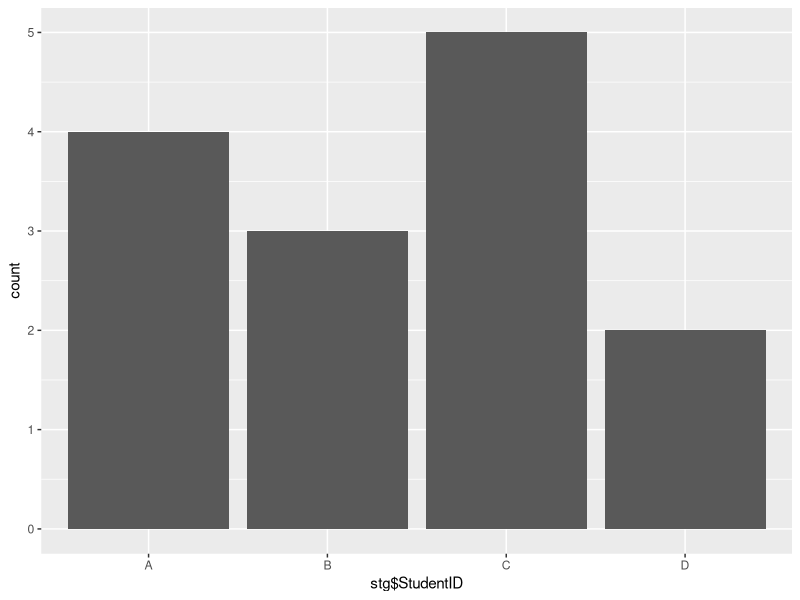
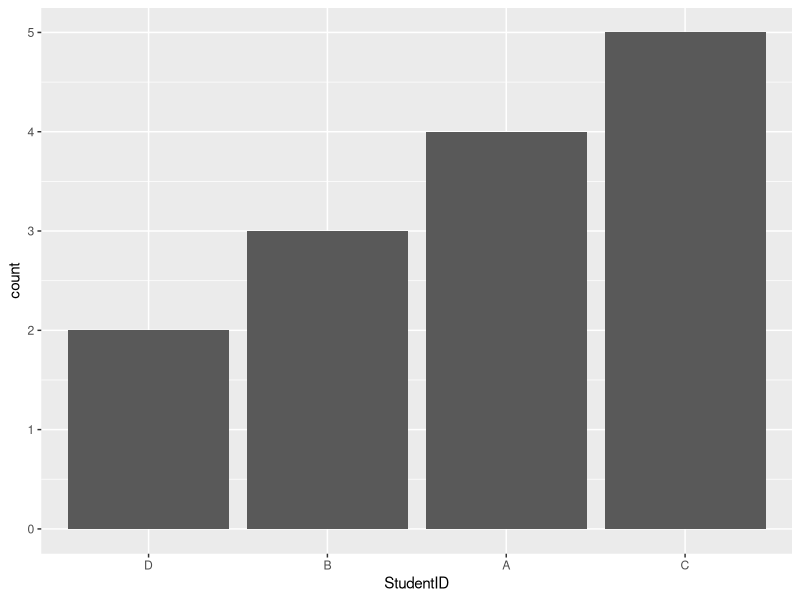
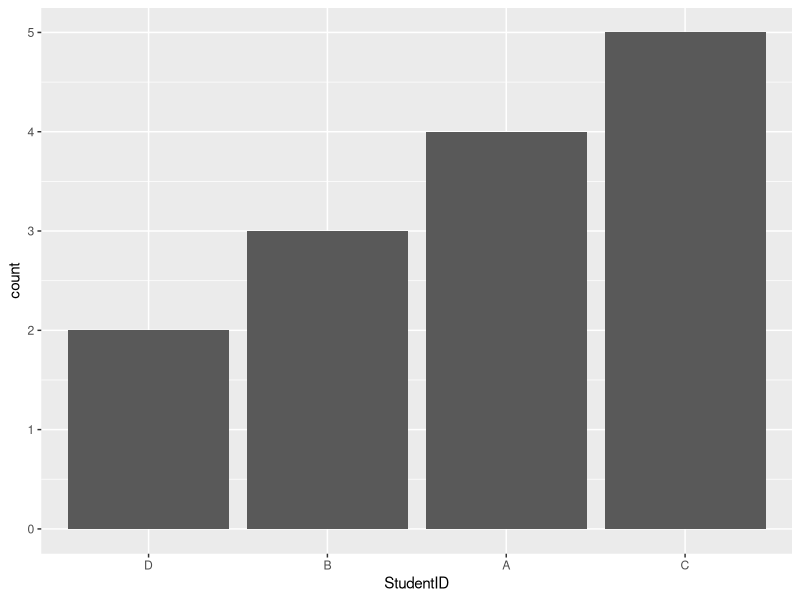
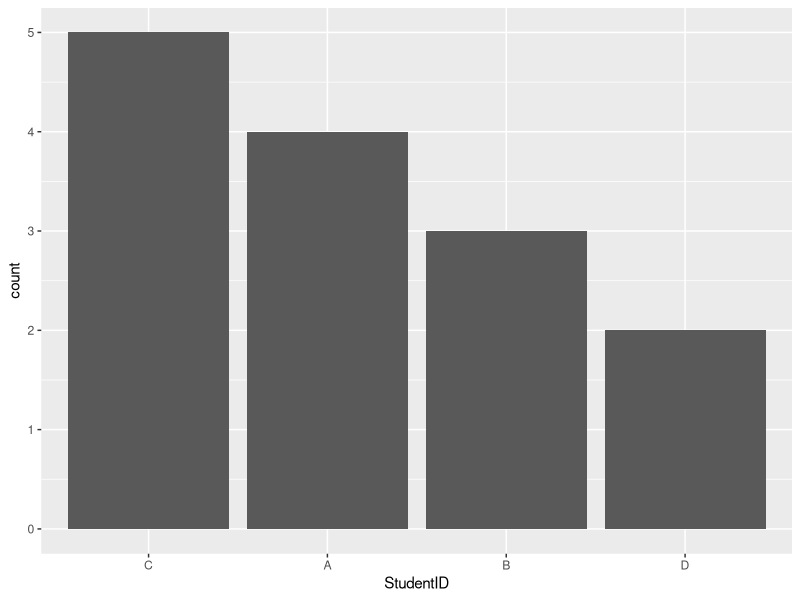

Reproduce these figures in R, in order.
## ---- chunk 1
knitr::opts_chunk$set(echo = TRUE)
library(plyr)
library(ggplot2)
## ---- chunk 2
stg <- data.frame(StudentID = c( rep("A", 2), rep("B", 3), rep("A", 2), rep("C", 5), rep("D", 2)  ),
                  SectorID  = c(rep("Team_1", 3), rep("Team_2", 3), rep("Team_3", 5), rep("Team_1", 3)),               
                  ClassID     = c(rep("Class_1", 7), rep("Class_2", 7) )            
)
## ---- chunk 3
head(stg)
## ---- chunk 4
ggplot(stg, aes( x = stg$StudentID) ) + geom_bar()
## ---- chunk 5
class(stg$StudentID)
## ---- chunk 6
head(stg$StudentID)
## ---- chunk 7
cnt <- count(stg$StudentID) # make it
cnt # examine it
## ---- chunk 8
cnt$freq
## ---- chunk 9
order(c(10,8,9)) 
## ---- chunk 10
order(cnt$freq)
## ---- chunk 11
cnt$x[order(cnt$freq)]
## ---- chunk 12
stg$StudentID <- factor(stg$StudentID, 
                        levels = cnt$x[order(cnt$freq)])
## ---- chunk 13
ggplot(stg, aes( x = StudentID) ) + geom_bar()
## ---- chunk 14
stg$StudentID <- factor(stg$StudentID, 
                        levels = cnt$x[order(cnt$freq)])
ggplot(stg, aes( x = StudentID) ) + geom_bar()
## ---- chunk 15
stg$StudentID <- factor(stg$StudentID, 
                        levels = cnt$x[order(cnt$freq, decreasing=TRUE)])
ggplot(stg, aes( x = StudentID) ) + geom_bar()
